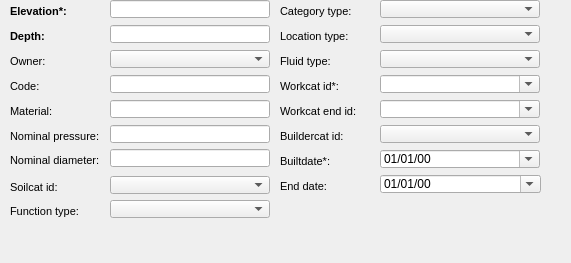
      <widget class="QWidget" name="page_63">
       <property name="geometry">
        <rect>
         <x>0</x>
         <y>0</y>
         <width>571</width>
         <height>263</height>
        </rect>
       </property>
       <attribute name="label">
        <string>Basic information</string>
       </attribute>
       <widget class="QComboBox" name="ownercat_id">
        <property name="geometry">
         <rect>
          <x>110</x>
          <y>50</y>
          <width>160</width>
          <height>18</height>
         </rect>
        </property>
       </widget>
       <widget class="QLabel" name="label_owner">
        <property name="geometry">
         <rect>
          <x>10</x>
          <y>50</y>
          <width>90</width>
          <height>22</height>
         </rect>
        </property>
        <property name="font">
         <font>
          <pointsize>8</pointsize>
         </font>
        </property>
        <property name="frameShape">
         <enum>QFrame::NoFrame</enum>
        </property>
        <property name="frameShadow">
         <enum>QFrame::Plain</enum>
        </property>
        <property name="text">
         <string>Owner:</string>
        </property>
        <property name="textFormat">
         <enum>Qt::AutoText</enum>
        </property>
        <property name="scaledContents">
         <bool>false</bool>
        </property>
        <property name="alignment">
         <set>Qt::AlignLeading|Qt::AlignLeft|Qt::AlignVCenter</set>
        </property>
        <property name="margin">
         <number>3</number>
        </property>
       </widget>
       <widget class="QLineEdit" name="depth">
        <property name="geometry">
         <rect>
          <x>110</x>
          <y>25</y>
          <width>160</width>
          <height>18</height>
         </rect>
        </property>
        <property name="frame">
         <bool>true</bool>
        </property>
       </widget>
       <widget class="QLineEdit" name="elevation">
        <property name="geometry">
         <rect>
          <x>110</x>
          <y>0</y>
          <width>160</width>
          <height>18</height>
         </rect>
        </property>
        <property name="inputMask">
         <string/>
        </property>
        <property name="frame">
         <bool>true</bool>
        </property>
       </widget>
       <widget class="QLabel" name="label_elevation">
        <property name="geometry">
         <rect>
          <x>10</x>
          <y>0</y>
          <width>90</width>
          <height>22</height>
         </rect>
        </property>
        <property name="font">
         <font>
          <pointsize>8</pointsize>
          <weight>75</weight>
          <bold>true</bold>
         </font>
        </property>
        <property name="frameShape">
         <enum>QFrame::NoFrame</enum>
        </property>
        <property name="frameShadow">
         <enum>QFrame::Plain</enum>
        </property>
        <property name="text">
         <string>Elevation*:</string>
        </property>
        <property name="textFormat">
         <enum>Qt::AutoText</enum>
        </property>
        <property name="scaledContents">
         <bool>false</bool>
        </property>
        <property name="alignment">
         <set>Qt::AlignLeading|Qt::AlignLeft|Qt::AlignVCenter</set>
        </property>
        <property name="margin">
         <number>3</number>
        </property>
       </widget>
       <widget class="QLabel" name="label_depth">
        <property name="geometry">
         <rect>
          <x>10</x>
          <y>25</y>
          <width>90</width>
          <height>22</height>
         </rect>
        </property>
        <property name="font">
         <font>
          <pointsize>8</pointsize>
          <weight>75</weight>
          <bold>true</bold>
         </font>
        </property>
        <property name="frameShape">
         <enum>QFrame::NoFrame</enum>
        </property>
        <property name="frameShadow">
         <enum>QFrame::Plain</enum>
        </property>
        <property name="text">
         <string>Depth:</string>
        </property>
        <property name="textFormat">
         <enum>Qt::AutoText</enum>
        </property>
        <property name="scaledContents">
         <bool>false</bool>
        </property>
        <property name="alignment">
         <set>Qt::AlignLeading|Qt::AlignLeft|Qt::AlignVCenter</set>
        </property>
        <property name="margin">
         <number>3</number>
        </property>
       </widget>
       <widget class="QComboBox" name="workcat_id_end">
        <property name="geometry">
         <rect>
          <x>380</x>
          <y>100</y>
          <width>160</width>
          <height>18</height>
         </rect>
        </property>
        <property name="autoFillBackground">
         <bool>true</bool>
        </property>
        <property name="editable">
         <bool>true</bool>
        </property>
        <property name="maxVisibleItems">
         <number>8</number>
        </property>
        <property name="frame">
         <bool>true</bool>
        </property>
       </widget>
       <widget class="QLabel" name="label_buildercat_id">
        <property name="geometry">
         <rect>
          <x>280</x>
          <y>125</y>
          <width>101</width>
          <height>22</height>
         </rect>
        </property>
        <property name="font">
         <font>
          <pointsize>8</pointsize>
         </font>
        </property>
        <property name="frameShape">
         <enum>QFrame::NoFrame</enum>
        </property>
        <property name="frameShadow">
         <enum>QFrame::Plain</enum>
        </property>
        <property name="text">
         <string>Buildercat id:</string>
        </property>
        <property name="textFormat">
         <enum>Qt::AutoText</enum>
        </property>
        <property name="scaledContents">
         <bool>false</bool>
        </property>
        <property name="alignment">
         <set>Qt::AlignLeading|Qt::AlignLeft|Qt::AlignVCenter</set>
        </property>
        <property name="margin">
         <number>3</number>
        </property>
       </widget>
       <widget class="QLabel" name="label_builtdate">
        <property name="geometry">
         <rect>
          <x>280</x>
          <y>150</y>
          <width>101</width>
          <height>22</height>
         </rect>
        </property>
        <property name="font">
         <font>
          <pointsize>8</pointsize>
         </font>
        </property>
        <property name="frameShape">
         <enum>QFrame::NoFrame</enum>
        </property>
        <property name="frameShadow">
         <enum>QFrame::Plain</enum>
        </property>
        <property name="text">
         <string>Builtdate*:</string>
        </property>
        <property name="textFormat">
         <enum>Qt::AutoText</enum>
        </property>
        <property name="scaledContents">
         <bool>false</bool>
        </property>
        <property name="alignment">
         <set>Qt::AlignLeading|Qt::AlignLeft|Qt::AlignVCenter</set>
        </property>
        <property name="margin">
         <number>3</number>
        </property>
       </widget>
       <widget class="QComboBox" name="workcat_id">
        <property name="geometry">
         <rect>
          <x>380</x>
          <y>75</y>
          <width>160</width>
          <height>18</height>
         </rect>
        </property>
        <property name="autoFillBackground">
         <bool>true</bool>
        </property>
        <property name="editable">
         <bool>true</bool>
        </property>
        <property name="maxVisibleItems">
         <number>8</number>
        </property>
        <property name="frame">
         <bool>true</bool>
        </property>
       </widget>
       <widget class="QComboBox" name="buildercat_id">
        <property name="geometry">
         <rect>
          <x>380</x>
          <y>125</y>
          <width>160</width>
          <height>18</height>
         </rect>
        </property>
       </widget>
       <widget class="QLabel" name="label_workcat_id">
        <property name="geometry">
         <rect>
          <x>280</x>
          <y>75</y>
          <width>90</width>
          <height>22</height>
         </rect>
        </property>
        <property name="font">
         <font>
          <pointsize>8</pointsize>
         </font>
        </property>
        <property name="frameShape">
         <enum>QFrame::NoFrame</enum>
        </property>
        <property name="frameShadow">
         <enum>QFrame::Plain</enum>
        </property>
        <property name="text">
         <string>Workcat id*:</string>
        </property>
        <property name="textFormat">
         <enum>Qt::AutoText</enum>
        </property>
        <property name="scaledContents">
         <bool>false</bool>
        </property>
        <property name="alignment">
         <set>Qt::AlignLeading|Qt::AlignLeft|Qt::AlignVCenter</set>
        </property>
        <property name="margin">
         <number>3</number>
        </property>
       </widget>
       <widget class="QLabel" name="label_workcat_id_end">
        <property name="geometry">
         <rect>
          <x>280</x>
          <y>100</y>
          <width>101</width>
          <height>22</height>
         </rect>
        </property>
        <property name="font">
         <font>
          <pointsize>8</pointsize>
         </font>
        </property>
        <property name="frameShape">
         <enum>QFrame::NoFrame</enum>
        </property>
        <property name="frameShadow">
         <enum>QFrame::Plain</enum>
        </property>
        <property name="text">
         <string>Workcat end id:</string>
        </property>
        <property name="textFormat">
         <enum>Qt::AutoText</enum>
        </property>
        <property name="scaledContents">
         <bool>false</bool>
        </property>
        <property name="alignment">
         <set>Qt::AlignLeading|Qt::AlignLeft|Qt::AlignVCenter</set>
        </property>
        <property name="margin">
         <number>3</number>
        </property>
       </widget>
       <widget class="QLabel" name="label_enddate">
        <property name="geometry">
         <rect>
          <x>280</x>
          <y>175</y>
          <width>101</width>
          <height>22</height>
         </rect>
        </property>
        <property name="font">
         <font>
          <pointsize>8</pointsize>
         </font>
        </property>
        <property name="frameShape">
         <enum>QFrame::NoFrame</enum>
        </property>
        <property name="frameShadow">
         <enum>QFrame::Plain</enum>
        </property>
        <property name="text">
         <string>End date:</string>
        </property>
        <property name="textFormat">
         <enum>Qt::AutoText</enum>
        </property>
        <property name="scaledContents">
         <bool>false</bool>
        </property>
        <property name="alignment">
         <set>Qt::AlignLeading|Qt::AlignLeft|Qt::AlignVCenter</set>
        </property>
        <property name="margin">
         <number>3</number>
        </property>
       </widget>
       <widget class="QLabel" name="label_code">
        <property name="geometry">
         <rect>
          <x>10</x>
          <y>75</y>
          <width>101</width>
          <height>22</height>
         </rect>
        </property>
        <property name="font">
         <font>
          <pointsize>8</pointsize>
         </font>
        </property>
        <property name="frameShape">
         <enum>QFrame::NoFrame</enum>
        </property>
        <property name="frameShadow">
         <enum>QFrame::Plain</enum>
        </property>
        <property name="text">
         <string>Code:</string>
        </property>
        <property name="textFormat">
         <enum>Qt::AutoText</enum>
        </property>
        <property name="scaledContents">
         <bool>false</bool>
        </property>
        <property name="alignment">
         <set>Qt::AlignLeading|Qt::AlignLeft|Qt::AlignVCenter</set>
        </property>
        <property name="margin">
         <number>3</number>
        </property>
       </widget>
       <widget class="QLineEdit" name="code">
        <property name="geometry">
         <rect>
          <x>110</x>
          <y>75</y>
          <width>160</width>
          <height>18</height>
         </rect>
        </property>
        <property name="frame">
         <bool>true</bool>
        </property>
       </widget>
       <widget class="QgsDateTimeEdit" name="builtdate">
        <property name="geometry">
         <rect>
          <x>380</x>
          <y>150</y>
          <width>160</width>
          <height>18</height>
         </rect>
        </property>
        <property name="displayFormat">
         <string>dd/MM/yy</string>
        </property>
        <property name="calendarPopup">
         <bool>true</bool>
        </property>
        <property name="allowNull" stdset="0">
         <bool>true</bool>
        </property>
       </widget>
       <widget class="QgsDateTimeEdit" name="enddate">
        <property name="geometry">
         <rect>
          <x>380</x>
          <y>175</y>
          <width>161</width>
          <height>18</height>
         </rect>
        </property>
        <property name="displayFormat">
         <string>dd/MM/yy</string>
        </property>
        <property name="calendarPopup">
         <bool>true</bool>
        </property>
        <property name="allowNull" stdset="0">
         <bool>true</bool>
        </property>
       </widget>
       <widget class="QComboBox" name="location_type">
        <property name="geometry">
         <rect>
          <x>380</x>
          <y>25</y>
          <width>160</width>
          <height>18</height>
         </rect>
        </property>
       </widget>
       <widget class="QLabel" name="label_location_type">
        <property name="geometry">
         <rect>
          <x>280</x>
          <y>25</y>
          <width>90</width>
          <height>22</height>
         </rect>
        </property>
        <property name="font">
         <font>
          <pointsize>8</pointsize>
         </font>
        </property>
        <property name="frameShape">
         <enum>QFrame::NoFrame</enum>
        </property>
        <property name="frameShadow">
         <enum>QFrame::Plain</enum>
        </property>
        <property name="text">
         <string>Location type:</string>
        </property>
        <property name="textFormat">
         <enum>Qt::AutoText</enum>
        </property>
        <property name="scaledContents">
         <bool>false</bool>
        </property>
        <property name="alignment">
         <set>Qt::AlignLeading|Qt::AlignLeft|Qt::AlignVCenter</set>
        </property>
        <property name="margin">
         <number>3</number>
        </property>
       </widget>
       <widget class="QComboBox" name="fluid_type">
        <property name="geometry">
         <rect>
          <x>380</x>
          <y>50</y>
          <width>160</width>
          <height>18</height>
         </rect>
        </property>
       </widget>
       <widget class="QLabel" name="label_fluid_type">
        <property name="geometry">
         <rect>
          <x>280</x>
          <y>50</y>
          <width>90</width>
          <height>22</height>
         </rect>
        </property>
        <property name="font">
         <font>
          <pointsize>8</pointsize>
         </font>
        </property>
        <property name="frameShape">
         <enum>QFrame::NoFrame</enum>
        </property>
        <property name="frameShadow">
         <enum>QFrame::Plain</enum>
        </property>
        <property name="text">
         <string>Fluid type:</string>
        </property>
        <property name="textFormat">
         <enum>Qt::AutoText</enum>
        </property>
        <property name="scaledContents">
         <bool>false</bool>
        </property>
        <property name="alignment">
         <set>Qt::AlignLeading|Qt::AlignLeft|Qt::AlignVCenter</set>
        </property>
        <property name="margin">
         <number>3</number>
        </property>
       </widget>
       <widget class="QComboBox" name="category_type">
        <property name="geometry">
         <rect>
          <x>380</x>
          <y>0</y>
          <width>160</width>
          <height>18</height>
         </rect>
        </property>
       </widget>
       <widget class="QLabel" name="label_category_type">
        <property name="geometry">
         <rect>
          <x>280</x>
          <y>0</y>
          <width>90</width>
          <height>22</height>
         </rect>
        </property>
        <property name="font">
         <font>
          <pointsize>8</pointsize>
         </font>
        </property>
        <property name="frameShape">
         <enum>QFrame::NoFrame</enum>
        </property>
        <property name="frameShadow">
         <enum>QFrame::Plain</enum>
        </property>
        <property name="text">
         <string>Category type:</string>
        </property>
        <property name="textFormat">
         <enum>Qt::AutoText</enum>
        </property>
        <property name="scaledContents">
         <bool>false</bool>
        </property>
        <property name="alignment">
         <set>Qt::AlignLeading|Qt::AlignLeft|Qt::AlignVCenter</set>
        </property>
        <property name="margin">
         <number>3</number>
        </property>
       </widget>
       <widget class="QComboBox" name="soilcat_id">
        <property name="geometry">
         <rect>
          <x>110</x>
          <y>176</y>
          <width>160</width>
          <height>18</height>
         </rect>
        </property>
       </widget>
       <widget class="QLabel" name="label_soilcat_id">
        <property name="geometry">
         <rect>
          <x>10</x>
          <y>176</y>
          <width>90</width>
          <height>22</height>
         </rect>
        </property>
        <property name="font">
         <font>
          <pointsize>8</pointsize>
         </font>
        </property>
        <property name="frameShape">
         <enum>QFrame::NoFrame</enum>
        </property>
        <property name="frameShadow">
         <enum>QFrame::Plain</enum>
        </property>
        <property name="text">
         <string>Soilcat id:</string>
        </property>
        <property name="textFormat">
         <enum>Qt::AutoText</enum>
        </property>
        <property name="scaledContents">
         <bool>false</bool>
        </property>
        <property name="alignment">
         <set>Qt::AlignLeading|Qt::AlignLeft|Qt::AlignVCenter</set>
        </property>
        <property name="margin">
         <number>3</number>
        </property>
       </widget>
       <widget class="QComboBox" name="function_type">
        <property name="geometry">
         <rect>
          <x>110</x>
          <y>200</y>
          <width>160</width>
          <height>18</height>
         </rect>
        </property>
       </widget>
       <widget class="QLabel" name="label_cat_matcat_id">
        <property name="geometry">
         <rect>
          <x>10</x>
          <y>100</y>
          <width>101</width>
          <height>22</height>
         </rect>
        </property>
        <property name="font">
         <font>
          <pointsize>8</pointsize>
         </font>
        </property>
        <property name="frameShape">
         <enum>QFrame::NoFrame</enum>
        </property>
        <property name="frameShadow">
         <enum>QFrame::Plain</enum>
        </property>
        <property name="text">
         <string>Material:</string>
        </property>
        <property name="textFormat">
         <enum>Qt::AutoText</enum>
        </property>
        <property name="scaledContents">
         <bool>false</bool>
        </property>
        <property name="alignment">
         <set>Qt::AlignLeading|Qt::AlignLeft|Qt::AlignVCenter</set>
        </property>
        <property name="margin">
         <number>3</number>
        </property>
       </widget>
       <widget class="QLabel" name="label_function_type">
        <property name="geometry">
         <rect>
          <x>10</x>
          <y>200</y>
          <width>90</width>
          <height>22</height>
         </rect>
        </property>
        <property name="font">
         <font>
          <pointsize>8</pointsize>
         </font>
        </property>
        <property name="frameShape">
         <enum>QFrame::NoFrame</enum>
        </property>
        <property name="frameShadow">
         <enum>QFrame::Plain</enum>
        </property>
        <property name="text">
         <string>Function type:</string>
        </property>
        <property name="textFormat">
         <enum>Qt::AutoText</enum>
        </property>
        <property name="scaledContents">
         <bool>false</bool>
        </property>
        <property name="alignment">
         <set>Qt::AlignLeading|Qt::AlignLeft|Qt::AlignVCenter</set>
        </property>
        <property name="margin">
         <number>3</number>
        </property>
       </widget>
       <widget class="QLineEdit" name="cat_matcat_id">
        <property name="geometry">
         <rect>
          <x>110</x>
          <y>100</y>
          <width>160</width>
          <height>18</height>
         </rect>
        </property>
        <property name="frame">
         <bool>true</bool>
        </property>
       </widget>
       <widget class="QLineEdit" name="cat_pnom">
        <property name="geometry">
         <rect>
          <x>110</x>
          <y>125</y>
          <width>160</width>
          <height>18</height>
         </rect>
        </property>
        <property name="frame">
         <bool>true</bool>
        </property>
       </widget>
       <widget class="QLabel" name="label_cat_pnom">
        <property name="geometry">
         <rect>
          <x>10</x>
          <y>125</y>
          <width>101</width>
          <height>22</height>
         </rect>
        </property>
        <property name="font">
         <font>
          <pointsize>8</pointsize>
         </font>
        </property>
        <property name="frameShape">
         <enum>QFrame::NoFrame</enum>
        </property>
        <property name="frameShadow">
         <enum>QFrame::Plain</enum>
        </property>
        <property name="text">
         <string>Nominal pressure:</string>
        </property>
        <property name="textFormat">
         <enum>Qt::AutoText</enum>
        </property>
        <property name="scaledContents">
         <bool>false</bool>
        </property>
        <property name="alignment">
         <set>Qt::AlignLeading|Qt::AlignLeft|Qt::AlignVCenter</set>
        </property>
        <property name="margin">
         <number>3</number>
        </property>
       </widget>
       <widget class="QLineEdit" name="cat_dnom">
        <property name="geometry">
         <rect>
          <x>110</x>
          <y>149</y>
          <width>160</width>
          <height>18</height>
         </rect>
        </property>
        <property name="frame">
         <bool>true</bool>
        </property>
       </widget>
       <widget class="QLabel" name="label_cat_dnom">
        <property name="geometry">
         <rect>
          <x>10</x>
          <y>149</y>
          <width>101</width>
          <height>22</height>
         </rect>
        </property>
        <property name="font">
         <font>
          <pointsize>8</pointsize>
         </font>
        </property>
        <property name="frameShape">
         <enum>QFrame::NoFrame</enum>
        </property>
        <property name="frameShadow">
         <enum>QFrame::Plain</enum>
        </property>
        <property name="text">
         <string>Nominal diameter:</string>
        </property>
        <property name="textFormat">
         <enum>Qt::AutoText</enum>
        </property>
        <property name="scaledContents">
         <bool>false</bool>
        </property>
        <property name="alignment">
         <set>Qt::AlignLeading|Qt::AlignLeft|Qt::AlignVCenter</set>
        </property>
        <property name="margin">
         <number>3</number>
        </property>
       </widget>
      </widget>
